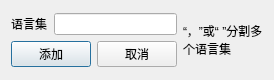
<?xml version="1.0" encoding="UTF-8"?>
<ui version="4.0">
 <class>TargetSpeechDialog</class>
 <widget class="QDialog" name="TargetSpeechDialog">
  <property name="geometry">
   <rect>
    <x>0</x>
    <y>0</y>
    <width>273</width>
    <height>80</height>
   </rect>
  </property>
  <property name="windowTitle">
   <string>Dialog</string>
  </property>
  <layout class="QGridLayout" name="gridLayout_2">
   <item row="0" column="0">
    <layout class="QGridLayout" name="gridLayout">
     <item row="0" column="0">
      <widget class="QLabel" name="label">
       <property name="text">
        <string>语言集</string>
       </property>
      </widget>
     </item>
     <item row="0" column="1" colspan="2">
      <widget class="QLineEdit" name="lineEdit_speech"/>
     </item>
     <item row="0" column="3" rowspan="2">
      <widget class="QLabel" name="label_2">
       <property name="text">
        <string>“，”或“ ”分割多
个语言集</string>
       </property>
      </widget>
     </item>
     <item row="1" column="0" colspan="2">
      <widget class="QPushButton" name="pushButton_speech_add">
       <property name="text">
        <string>添加</string>
       </property>
      </widget>
     </item>
     <item row="1" column="2">
      <widget class="QPushButton" name="pushButton_speech_cancel">
       <property name="text">
        <string>取消</string>
       </property>
      </widget>
     </item>
    </layout>
   </item>
  </layout>
 </widget>
 <resources/>
 <connections/>
</ui>
